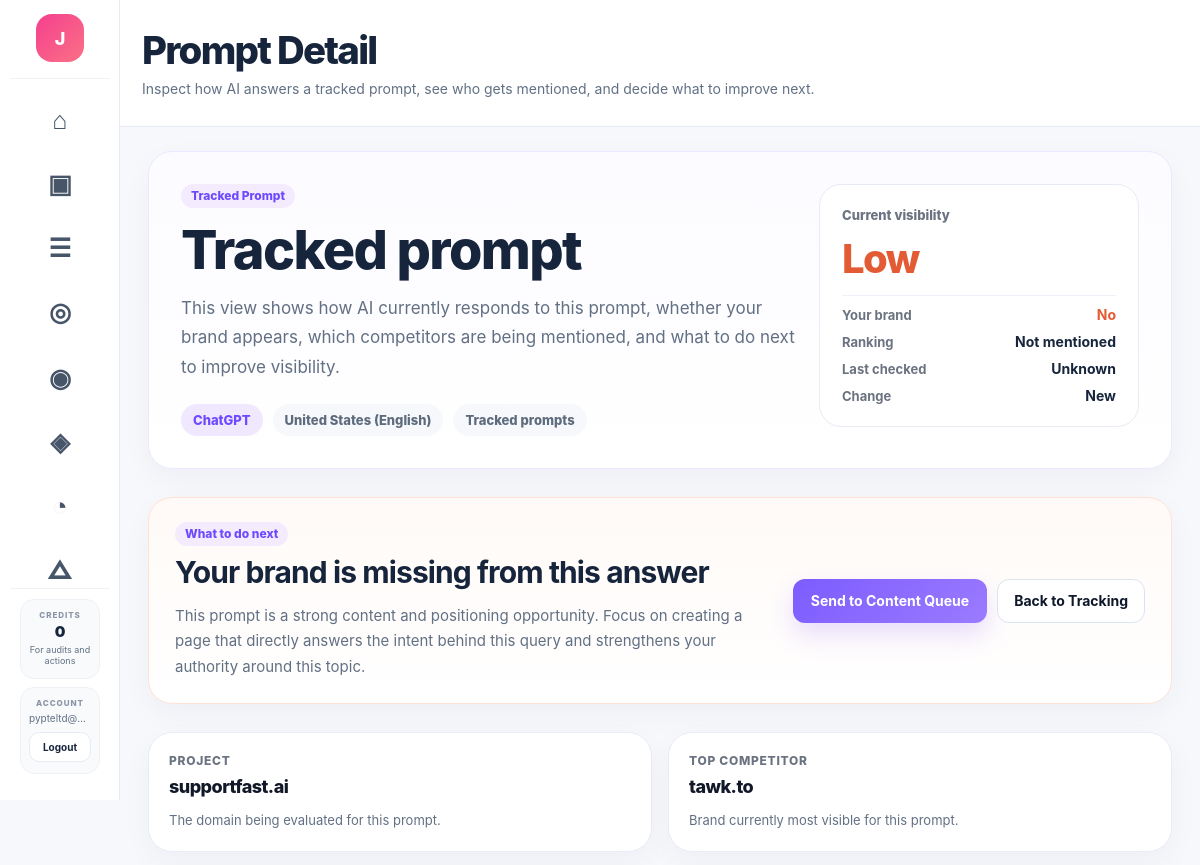
/prompt-detail (signed in, upper part), run on an earlier commit of the app's database.
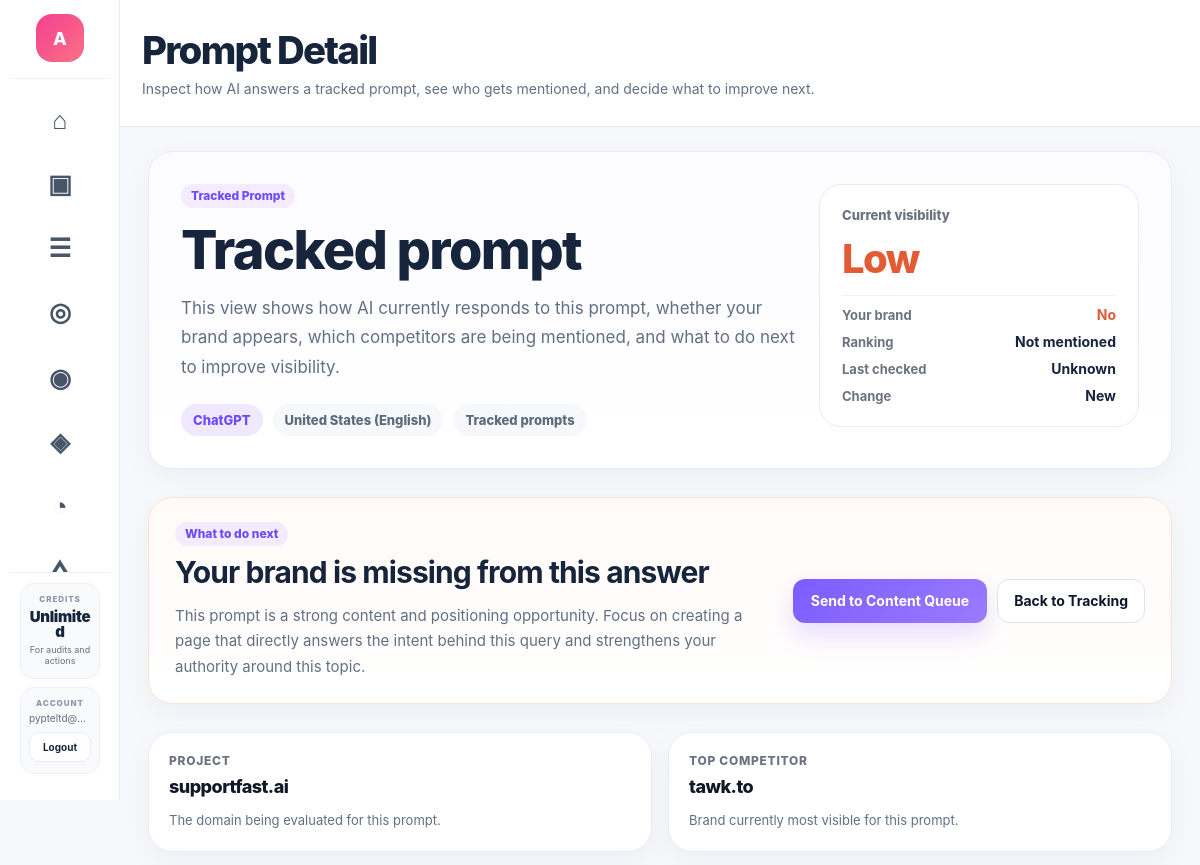
And on a later commit of the database.
### app.py (models this page shows)
class User(UserMixin, db.Model):
    __tablename__ = "users"
    id = db.Column(db.Integer, primary_key=True)
    email = db.Column(db.String(255), unique=True, nullable=False)
    password_hash = db.Column(db.String(255), nullable=False)
    name = db.Column(db.String(255), nullable=False)
    referral_code = db.Column(db.String(50), unique=True, nullable=True)
    referred_by_user_id = db.Column(db.Integer, db.ForeignKey("users.id"), nullable=True)
    created_at = db.Column(db.DateTime, default=datetime.utcnow)
    role = db.Column(db.String(50), default="user")
    plan = db.Column(db.String(50), default="free")
    is_white_label_enabled = db.Column(db.Boolean, default=False)
    agency_name = db.Column(db.String(255), nullable=True)
    wallet = db.relationship(
        "Wallet",
        backref="user",
        uselist=False,
        cascade="all, delete-orphan",
    )
    clients = db.relationship(
        "Client",
        backref="user",
        lazy=True,
        cascade="all, delete-orphan",
    )

class Wallet(db.Model):
    __tablename__ = "wallets"
    id = db.Column(db.Integer, primary_key=True)
    user_id = db.Column(db.Integer, db.ForeignKey("users.id"), unique=True, nullable=False)
    balance = db.Column(db.Integer, default=0, nullable=False)
    updated_at = db.Column(db.DateTime, default=datetime.utcnow, onupdate=datetime.utcnow)

### app.py (the view, shortened to what this page needs)
@app.route("/prompt-detail")
@login_required
def prompt_detail_page():
    prompt_text = request.args.get("prompt", "").strip()
    project_domain = request.args.get("domain", "supportfast.ai").strip()
    selected_platform = request.args.get("platform", "ChatGPT").strip()
    selected_market = request.args.get("market", "United States (English)").strip()
    tracked_topic = request.args.get("topic", "Tracked prompts").strip()
    row = None
    if row:
        visibility = row.visibility
        brand_mentioned = row.mentioned
        ranking_position = row.brand_position or "Not mentioned"
        last_checked = row.last_checked or "Unknown"
        change = row.change or "—"
        top_competitors = [row.top_competitor] if row.top_competitor else []
        recommended_actions = [
            f"Improve visibility for '{row.prompt}'",
            "Create a page directly matching this prompt intent",
            "Add stronger entity and trust signals to relevant pages",
            "Compare your answer coverage against the competitor being cited",
        ]
        ai_answer = (
            f"Current tracked visibility for this prompt is {row.visibility}. "
            f"Your brand mention status is {row.mentioned}. "
            f"Top competitor currently associated with this prompt is {row.top_competitor or 'unknown'}."
        )
    else:
        visibility = "Low"
        brand_mentioned = "No"
        ranking_position = "Not mentioned"
        last_checked = "Unknown"
        change = "New"
        top_competitors = ["tawk.to"]
        recommended_actions = [
            "Create a page directly answering this prompt",
            "Add stronger supporting content and FAQs",
            "Improve brand entity signals",
            "Track this prompt over time",
        ]
        ai_answer = "No saved AI answer is available for this prompt yet."
    source_domains = ["microsoft.com", "google.com", "g2.com"]
    return render_template(
        "prompt_detail.html",
        prompt_text=prompt_text or "Tracked prompt",
        project_domain=project_domain,
        selected_platform=selected_platform,
        selected_market=selected_market,
        tracked_topic=tracked_topic,
        visibility=visibility,
        brand_mentioned=brand_mentioned,
        ranking_position=ranking_position,
        last_checked=last_checked,
        change=change,
        top_competitors=top_competitors,
        source_domains=source_domains,
        recommended_actions=recommended_actions,
        ai_answer=ai_answer,
    )

### action_engine.py (called while the page is built)
def _safe_int(value: Any, default: int = 0) -> int:
    try:
        if value is None:
            return default
        return int(round(float(value)))
    except Exception:
        return default

def _safe_float(value: Any, default: float = 0.0) -> float:
    try:
        if value is None:
            return default
        return float(value)
    except Exception:
        return default

def _unique_actions(actions: List[Dict[str, Any]]) -> List[Dict[str, Any]]:
    seen = set()
    output = []
    for action in actions:
        key = (
            action.get("category", ""),
            action.get("title", ""),
            action.get("linked_query", ""),
            action.get("recommended_fix", ""),
        )
        if key in seen:
            continue
        seen.add(key)
        output.append(action)
    output.sort(key=lambda x: PRIORITY_ORDER.get(x.get("priority", "low"), 99))
    return output

### app.py (called while the page is built)
@login_manager.user_loader
def load_user(user_id):
    return db.session.get(User, int(user_id))

def load_json_file(filepath):
    with open(filepath, "r", encoding="utf-8") as f:
        return json.load(f)

### templates/prompt_detail.html (shortened to what the changed rows need)
{% extends "base.html" %}
{% block page_header %}
<div class="page-header-standard prompt-detail-page-header-minimal">
    <div class="page-header-copy">
        <h1>Prompt Detail</h1>
    </div>
</div>
{% endblock %}
{% block content %}
{% set prompt_text = prompt_text if prompt_text is defined else "best messaging platform for support" %}
{% set project_domain = project_domain if project_domain is defined else "supportfast.ai" %}
{% set selected_platform = selected_platform if selected_platform is defined else "ChatGPT" %}
{% set selected_market = selected_market if selected_market is defined else "United States (English)" %}
{% set tracked_topic = tracked_topic if tracked_topic is defined else "Messaging Apps and Platforms" %}
{% set visibility = visibility if visibility is defined else "Low" %}
{% set brand_mentioned = brand_mentioned if brand_mentioned is defined else "No" %}
{% set ranking_position = ranking_position if ranking_position is defined else "Not mentioned" %}
{% set last_checked = last_checked if last_checked is defined else "2 hours ago" %}
{% set change = change if change is defined else "New" %}
{% set top_competitors = top_competitors if top_competitors is defined else ["tawk.to", "wati.io", "botpenguin.com"] %}
{% set source_domains = source_domains if source_domains is defined else ["microsoft.com", "whatsapp.com", "zapier.com", "g2.com"] %}
{% set recommended_actions = recommended_actions if recommended_actions is defined else [
    "Create a page directly answering this prompt intent",
    "Strengthen brand mentions around messaging and live chat use cases",
    "Add clearer entity and product positioning on your site",
    "Build supporting pages that match the source domains influencing this answer"
] %}
{% set ai_answer = ai_answer if ai_answer is defined else
"Some of the best messaging platforms for customer support include tawk.to, Wati, Intercom, and other live chat or messaging solutions depending on business size, WhatsApp integration needs, and automation features. Companies often choose based on pricing, chatbot capability, CRM integration, and multichannel support."
%}
{% set active_client_id = client_id if client_id is defined and client_id else focused_client['id'] if focused_client is defined and focused_client else None %}
<div class="prompt-detail-shell">
    <section class="prompt-detail-hero-card">
        <div class="prompt-detail-hero-main">
            <h1>{{ prompt_text }}</h1>
        </div>
    </section>
    <section class="prompt-detail-action-band">
        <div class="action-band-copy">
            <h2>
                {% if brand_mentioned == "No" %}
                    Your brand is missing from this answer
                {% elif brand_mentioned == "Sometimes" %}
                    Your brand appears inconsistently for this prompt
                {% else %}
                    Your brand is already appearing for this prompt
                {% endif %}
            </h2>
        </div>
    </section>
</div>
{% endblock %}

### templates/base.html (shortened to what the changed rows need)
<!DOCTYPE html>
<html lang="en">
<head>
    <link rel="stylesheet" href="{{ url_for('static', filename='styles-v2.1.css') }}">
</head>
<body class="{% block body_class %}{% endblock %}">
    {% set current_endpoint = request.endpoint or '' %}
    {% set sidebar_client = focused_client if focused_client is defined and focused_client else none %}
    <div class="app-shell">
        <aside class="app-sidebar" id="appSidebar" aria-hidden="true">
            <div class="sidebar-inner">
                <div class="sidebar-brand">
                    <a href="{{ url_for('index') }}" class="brand-link" aria-label="DarInsights dashboard">
                        <div class="brand-mark">
                            {% if current_user.is_authenticated %}
                                {{ (current_user.name or current_user.email or "D")[0]|upper }}
                            {% else %}
                                D
                            {% endif %}
                        </div>
                    </a>
                </div>
                <div class="sidebar-footer">
                    <div class="sidebar-footer-panel sidebar-credits-panel">
                        <div class="sidebar-footer-head">
                            <span class="sidebar-footer-kicker">Credits</span>
                        </div>
                        <div class="sidebar-credits-value">
                            {% if current_user.is_authenticated and current_user.plan == 'dev_unlimited' %}
                                Unlimited
                            {% elif current_user.is_authenticated and current_user.wallet %}
                                {{ current_user.wallet.balance }}
                            {% else %}
                                0
                            {% endif %}
                        </div>
                        <div class="sidebar-credits-meta">
                            For audits and actions
                        </div>
                    </div>
                    <div class="sidebar-footer-panel">
                        <div class="sidebar-footer-head">
                            <span class="sidebar-footer-kicker">Account</span>
                        </div>
                        <div class="sidebar-account-email">
                            {{ current_user.email if current_user.is_authenticated else 'Guest' }}
                        </div>
                        {% if current_user.is_authenticated %}
                            <a href="{{ url_for('logout') }}" class="sidebar-logout-btn">Logout</a>
                        {% else %}
                            <a href="{{ url_for('login') }}" class="sidebar-logout-btn">Login</a>
                        {% endif %}
                    </div>
                </div>
            </div>
        </aside>
        <div class="app-main">
            <header class="app-topbar">
                <div class="topbar-left">
                    <div class="topbar-heading">
                        {% block page_header %}{% endblock %}
                    </div>
                </div>
            </header>
            <main class="app-content">
                {% block content %}{% endblock %}
            </main>
        </div>
    </div>
</body>
</html>

What changed in the data, as far as the page shows it:
no longer on this page (row edited): Wallet: wallet.balance "0"
changed User "pypteltd@…": name "J" → "A"
Also different on the page:
text now shown: "Unlimited"
